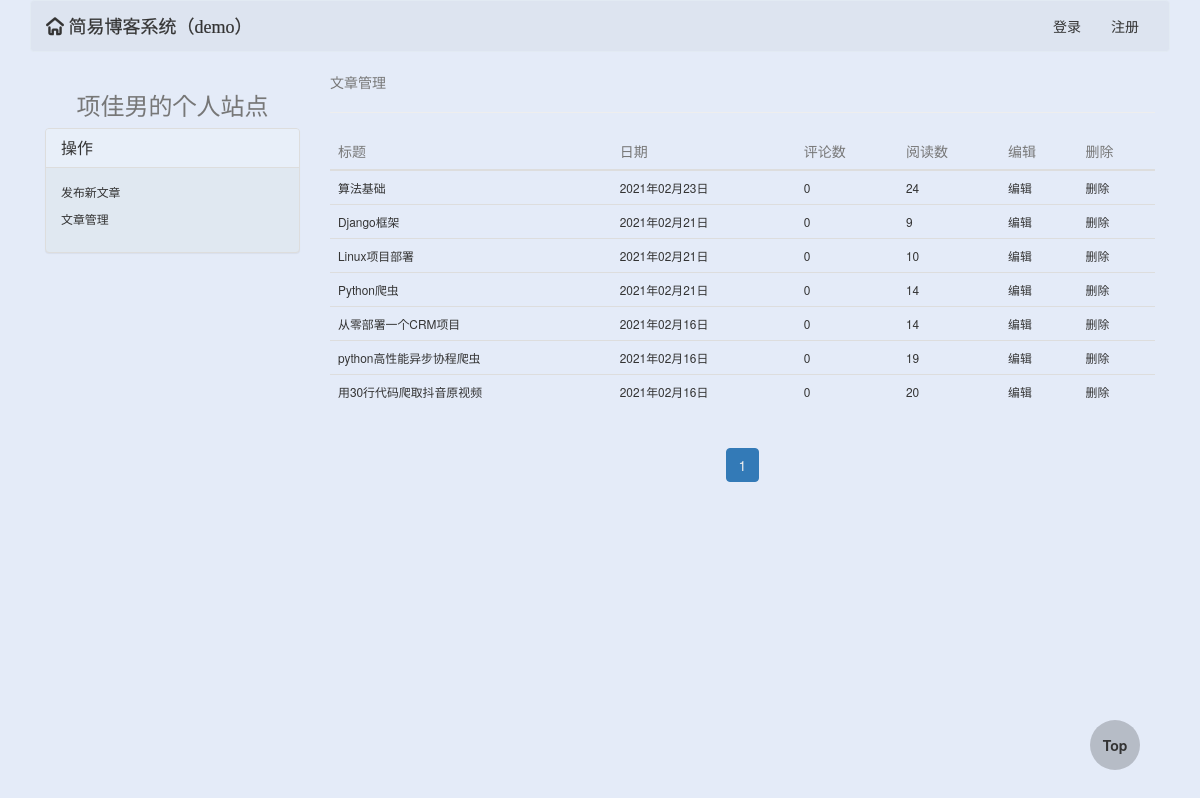
The page /项佳男/article_manager/ on the database its author committed.
### blog/models.py (models this page shows, shortened)
class BlogSite(models.Model):
    title = models.CharField(max_length=32, null=True, verbose_name='个人站点标题')

class Article(models.Model):
    title = models.CharField(max_length=64, verbose_name='文章标题')
    desc = models.CharField(max_length=256, verbose_name='文章描述信息')
    create_time = models.DateTimeField(auto_now_add=True, verbose_name='文章创建日期')
    content = models.TextField()
    view_count = models.IntegerField(default=0)
    like_count = models.IntegerField(default=0)
    dislike_count = models.IntegerField(default=0)
    comment_count = models.IntegerField(default=0)
    user = models.ForeignKey('UserInfo', on_delete=models.CASCADE)
    tag = models.ManyToManyField('Tag')

### blog/templatetags/my_tags.py (called while the page is built)
@register.inclusion_tag('parts/header.html')
def get_header_style(request):
    form_login = UserFormLogin()
    form_reg = UserFormReg()
    username = UserInfo.objects.filter(username=request.user.username).first()
    blog_site = BlogSite.objects.filter(userinfo=username).first()
    return {'form_login': form_login, 'form_reg': form_reg, 'request': request, 'blog_site': blog_site}

@register.inclusion_tag('parts/paginator.html')
def get_paginator_style(current_page, page_range, current_page_num):
    return {'current_page': current_page, 'page_range': page_range, 'current_page_num': current_page_num}

@register.inclusion_tag('parts/side-left-manager.html')
def get_side_left_manager_style(request, username):
    blog_site = BlogSite.objects.filter(userinfo__username=username).first()
    return {'request': request, 'username': username, 'blog_site': blog_site}

### blog/views.py (called while the page is built)
def my_paginator(request, article_list, max_item):
    paginator = Paginator(article_list, max_item)
    current_page_num = int(request.GET.get('page', 1))
    try:  # 正常页码
        current_page = paginator.page(current_page_num)
    except EmptyPage as e:  # 错误页码，设置为1
        current_page = paginator.page(1)
    num = 3  # 显示的页面总个数：(num * 2) + 1
    if paginator.num_pages > (num * 2) + 1:
        if current_page_num - num <= 0:
            page_range = range(1, (num * 2) + 2)
        elif current_page_num + num > paginator.count:
            page_range = range(paginator.count - (num * 2), paginator.count + 1)
        else:
            page_range = range(current_page_num - num, current_page_num + num + 1)
    else:
        page_range = paginator.page_range
    return current_page, page_range, current_page_num

def user_article_manager(request, username):
    article_list = Article.objects.filter(user__username=username).order_by('-create_time')
    current_page, page_range, current_page_num = my_paginator(request, article_list, 10)
    return render(request, 'user-article-manager.html', locals())

### templates/user-article-manager.html (shortened to what this page needs)
{% extends "base0.html" %}
{% block body %}
    <div class="header">
        {% load my_tags %}
        {% get_header_style request %}
    </div>
    <div class="col-md-3">
        {% load my_tags %}
        {% get_side_left_manager_style request username %}
    </div>
    <div class="col-md-9">
        <span class="text-muted">文章管理</span>
        <hr>
        <table class="table table-hover">
            <thead>
            <tr class="text-muted">
                <th>标题</th>
                <th>日期</th>
                <th>评论数</th>
                <th>阅读数</th>
                <th>编辑</th>
                <th>删除</th>
            </tr>
            </thead>
            <tbody>
            {% for article in current_page %}
                <tr class="small">
                    <td><a href="/{{ article.user.username }}/articles/{{ article.id }}">{{ article.title }}</a></td>
                    <td>{{ article.create_time|date:'Y年m月d日' }}</td>
                    <td>{{ article.comment_count }}</td>
                    <td>{{ article.view_count }}</td>
                    <th><a href="/{{ username }}/article_manager/article_change/{{ article.id }}">编辑</a></th>
                    <th><a href="/{{ username }}/article_manager/article_delete/{{ article.id }}/">删除</a></th>
                </tr>
            {% endfor %}
            </tbody>
        </table>
        {% load my_tags %}
        {% get_paginator_style current_page page_range current_page_num %}
    </div>
{% endblock %}

### templates/parts/side-left-manager.html
<a href="/{{ username }}/">
    <span class="h3 text-muted center-block text-center">{{ blog_site.title }}</span>
</a>
<div class="panel panel-default">
    <div class="panel-heading" role="tab" id="headingOne">
        <h4 class="panel-title">
            <a role="button" data-toggle="collapse" href="#collapseOne">
                操作
            </a>
        </h4>
    </div>
    <div id="collapseOne" class="panel-collapse collapse in" role="tabpanel">
        <div class="panel-body">
            <p>
                <a class="center-block small" href="/{{ username }}/article_manager/article_create/">发布新文章</a>
            </p>
            <p>
                <a class="center-block small" href="/{{ request.user.username }}/article_manager/">文章管理</a>
            </p>
        </div>
    </div>
</div>

### static/blog/auth.css (style rules this page uses)
.btn, .btn:hover, a, a:hover { transition: all .3s ease-in-out; }

### rows shown on the page
BlogSite: title "项佳男的个人站点"
Article: title "算法基础", create_time "2021年02月23日", comment_count "0", view_count "24"
Article: title "Django框架", create_time "2021年02月21日", comment_count "0", view_count "9"
Article: title "Linux项目部署", create_time "2021年02月21日", comment_count "0", view_count "10"
Article: title "Python爬虫", create_time "2021年02月21日", comment_count "0", view_count "14"
Article: title "从零部署一个CRM项目", create_time "2021年02月16日", comment_count "0", view_count "14"
Article: title "python高性能异步协程爬虫", create_time "2021年02月16日", comment_count "0", view_count "19"
Article: title "用30行代码爬取抖音原视频", create_time "2021年02月16日", comment_count "0", view_count "20"

### other values the page prints
{{ i }} "1"
